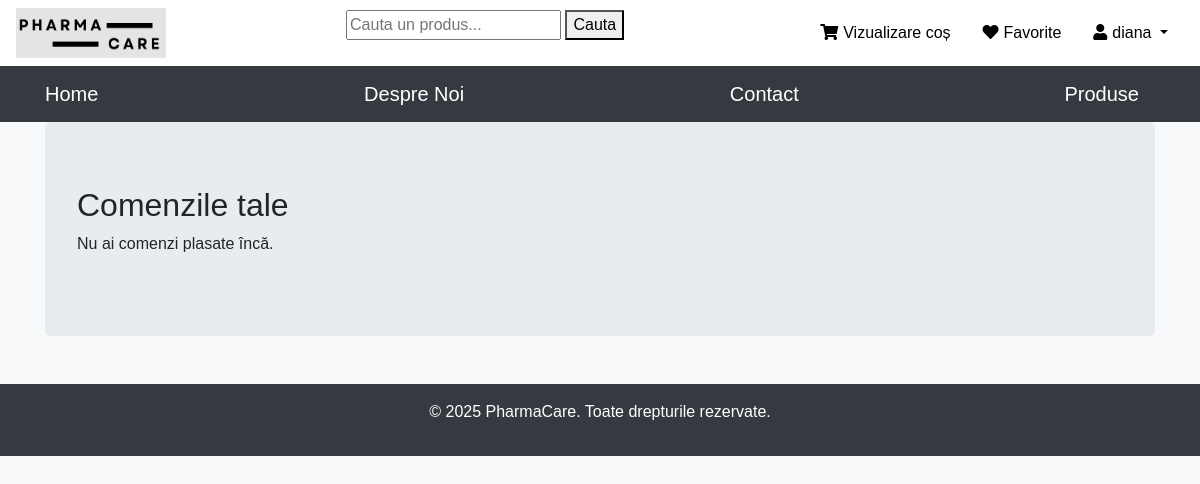
Page /vizualizare_comanda/ (signed in) on the earlier database version.
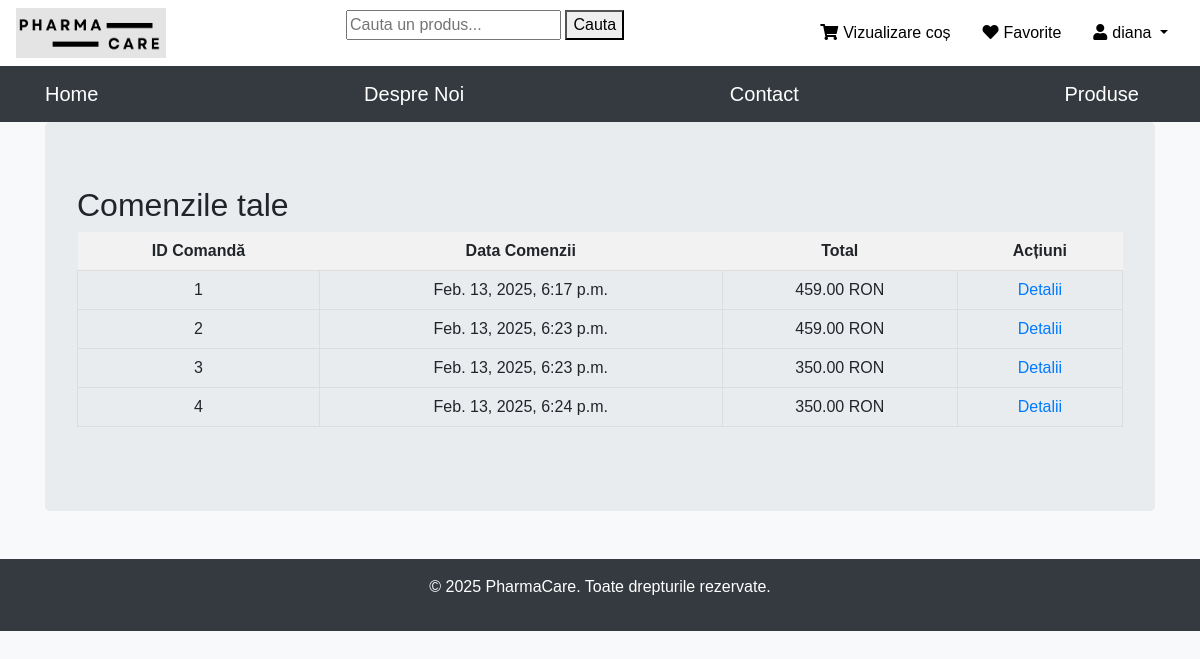
Same page on the later database version.
### produs/models.py (models this page shows, shortened)
class Comanda(models.Model):
    STATUS_CHOICES = [
        ('Pending', 'În așteptare'),
        ('Processing', 'În procesare'),
        ('Shipped', 'Expediată'),
        ('Delivered', 'Livrată'),
        ('Cancelled', 'Anulată'),
    ]
    user = models.ForeignKey(User, on_delete=models.CASCADE)
    produse = models.ManyToManyField(Produs, through='ComandaFinala')
    data_creare = models.DateTimeField(auto_now_add=True)
    status = models.CharField(max_length=20, choices=STATUS_CHOICES, default='Pending')
    total = models.DecimalField(max_digits=8, decimal_places=2, default=0.00)

### accounts/views.py (the view)
# urls.py: path('vizualizare_comanda/', vizualizare_comanda, name='vizualizare_comanda'),
def vizualizare_comanda(request):
    comenzi = Comanda.objects.filter(user=request.user)
    return render(request, 'vizualizare_comenzi.html', {'comenzi': comenzi})

### accounts/templates/vizualizare_comenzi.html
{% extends 'base.html' %}
{% block content %}
<h2>Comenzile tale</h2>
{% if comenzi %}
    <table>
        <thead>
            <tr>
                <th>ID Comandă</th>
                <th>Data Comenzii</th>
                <th>Total</th>
                <th>Acțiuni</th>
            </tr>
        </thead>
        <tbody>
            {% for comanda in comenzi %}
                <tr>
                    <td >{{ comanda.id }}</td>
                    <td >{{ comanda.data_creare }}</td>
                    <td >{{ comanda.total }} RON</td>
                    <td>
                        <a href="{% url 'detalii_comanda' comanda.id %}">Detalii</a>
                    </td>
                </tr>
            {% endfor %}
        </tbody>
    </table>
{% else %}
    <p>Nu ai comenzi plasate încă.</p>
{% endif %}
{% endblock %}

Differences in the rows shown:
added Comanda: id "1", data_creare "Feb. 13, 2025, 6:17 p.m.", total "459.00"
added Comanda: id "2", data_creare "Feb. 13, 2025, 6:23 p.m.", total "459.00"
added Comanda: id "3", data_creare "Feb. 13, 2025, 6:23 p.m.", total "350.00"
added Comanda: id "4", data_creare "Feb. 13, 2025, 6:24 p.m.", total "350.00"
Other differences:
text no longer shown: "Nu ai comenzi plasate încă."
text now shown: "ID Comandă Data Comenzii Total Acțiuni"
